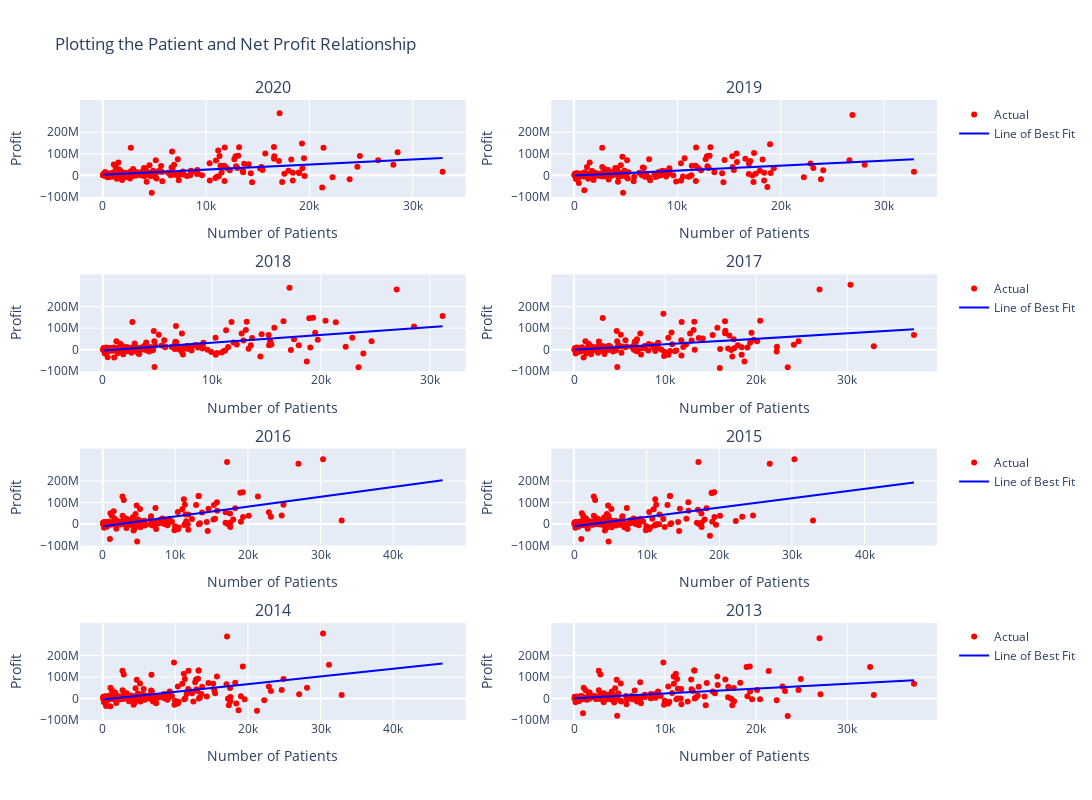

The cell this chart's notebook holds for it:
### Markdown cell above
Code

### Code cell
financePatient = financePatient.dropna()

# Names of the Hospitals in any given year
financePatient2020 = financePatient.loc[(financePatient["Profit2020"] < 300000000) & (financePatient["Profit2020"] > -200000000)]["Hospital2020"].tolist()
financePatient2019 = financePatient.loc[(financePatient["Profit2019"] < 300000000) & (financePatient["Profit2019"] > -200000000)]["Hospital2019"].tolist()
financePatient2018 = financePatient.loc[(financePatient["Profit2018"] < 300000000) & (financePatient["Profit2018"] > -200000000)]["Hospital2018"].tolist()
financePatient2017 = financePatient.loc[(financePatient["Profit2017"] < 300000000) & (financePatient["Profit2017"] > -200000000)]["Hospital2017"].tolist()
financePatient2016 = financePatient.loc[(financePatient["Profit2016"] < 300000000) & (financePatient["Profit2016"] > -200000000)]["Hospital2016"].tolist()
financePatient2015 = financePatient.loc[(financePatient["Profit2015"] < 300000000) & (financePatient["Profit2015"] > -200000000)]["Hospital2015"].tolist()
financePatient2014 = financePatient.loc[(financePatient["Profit2014"] < 300000000) & (financePatient["Profit2014"] > -200000000)]["Hospital2014"].tolist()
financePatient2013 = financePatient.loc[(financePatient["Profit2013"] < 300000000) & (financePatient["Profit2013"] > -200000000)]["Hospital2013"].tolist()

# Taking the union of all the sets (finding all hospitals in common)
hospitalsInCommon = list(set(financePatient2020) & set(financePatient2019) & set(financePatient2018) & set(financePatient2017) & set(financePatient2016) & set(financePatient2015) & set(financePatient2014) & set(financePatient2013))

# Fetching the Number of Patients, Net Patient Revenue, and Profit
for hospital in hospitalsInCommon:
    # Number of Patients
    patient2020.append(financePatient.loc[financePatient["Hospital2020"] == hospital].iloc[0,1])
    patient2019.append(financePatient.loc[financePatient["Hospital2019"] == hospital].iloc[0,1])
    patient2018.append(financePatient.loc[financePatient["Hospital2018"] == hospital].iloc[0,1])
    patient2017.append(financePatient.loc[financePatient["Hospital2017"] == hospital].iloc[0,1])
    patient2016.append(financePatient.loc[financePatient["Hospital2016"] == hospital].iloc[0,1])
    patient2015.append(financePatient.loc[financePatient["Hospital2015"] == hospital].iloc[0,1])
    patient2014.append(financePatient.loc[financePatient["Hospital2014"] == hospital].iloc[0,1])
    patient2013.append(financePatient.loc[financePatient["Hospital2013"] == hospital].iloc[0,1])

    # Net Patient Revenue
    pr2020.append(financePatient.loc[financePatient["Hospital2020"] == hospital].iloc[0,2])
    pr2019.append(financePatient.loc[financePatient["Hospital2019"] == hospital].iloc[0,2])
    pr2018.append(financePatient.loc[financePatient["Hospital2018"] == hospital].iloc[0,2])
    pr2017.append(financePatient.loc[financePatient["Hospital2017"] == hospital].iloc[0,2])
    pr2016.append(financePatient.loc[financePatient["Hospital2016"] == hospital].iloc[0,2])
    pr2015.append(financePatient.loc[financePatient["Hospital2015"] == hospital].iloc[0,2])
    pr2014.append(financePatient.loc[financePatient["Hospital2014"] == hospital].iloc[0,2])
    pr2013.append(financePatient.loc[financePatient["Hospital2013"] == hospital].iloc[0,2])

    # Profit
    profit2020.append(financePatient.loc[financePatient["Hospital2020"] == hospital].iloc[0,3])
    profit2019.append(financePatient.loc[financePatient["Hospital2019"] == hospital].iloc[0,3])
    profit2018.append(financePatient.loc[financePatient["Hospital2018"] == hospital].iloc[0,3])
    profit2017.append(financePatient.loc[financePatient["Hospital2017"] == hospital].iloc[0,3])
    profit2016.append(financePatient.loc[financePatient["Hospital2016"] == hospital].iloc[0,3])
    profit2015.append(financePatient.loc[financePatient["Hospital2015"] == hospital].iloc[0,3])
    profit2014.append(financePatient.loc[financePatient["Hospital2014"] == hospital].iloc[0,3])
    profit2013.append(financePatient.loc[financePatient["Hospital2013"] == hospital].iloc[0,3])

# Creating the Plots
fig = make_subplots(rows=4, cols=2, subplot_titles = ("2020", "2019", "2018", "2017", "2016", "2015", "2014", "2013"))

# Plotting 2020 Patient over Profit
x2020 = np.array(patient2020)
x2019 = np.array(patient2019)
x2018 = np.array(patient2018)
x2017 = np.array(patient2017)
x2016 = np.array(patient2016)
x2015 = np.array(patient2015)
x2014 = np.array(patient2014)
x2013 = np.array(patient2013)

y2020 = np.array(profit2020)
y2019 = np.array(profit2019)
y2018 = np.array(profit2018)
y2017 = np.array(profit2017)
y2016 = np.array(profit2016)
y2015 = np.array(profit2015)
y2014 = np.array(profit2014)
y2013 = np.array(profit2013)

m2020, b2020 = np.polyfit(x2020,y2020,1)
m2019, b2019 = np.polyfit(x2019,y2019,1)
m2018, b2018 = np.polyfit(x2018,y2018,1)
m2017, b2017 = np.polyfit(x2017,y2017,1)
m2016, b2016 = np.polyfit(x2016,y2016,1)
m2015, b2015 = np.polyfit(x2015,y2015,1)
m2014, b2014 = np.polyfit(x2014,y2014,1)
m2013, b2013 = np.polyfit(x2013,y2013,1)

predictionList.append([m2020,b2020])
predictionList.append([m2019,b2019])
predictionList.append([m2018,b2018])
predictionList.append([m2017,b2017])
predictionList.append([m2016,b2016])
predictionList.append([m2015,b2015])
predictionList.append([m2014,b2014])
predictionList.append([m2013,b2013])

# Drawing Line of Best Fit

ppr2020 = go.Scatter(x = patient2020, y = profit2020, mode = "markers", marker = dict(color = "red"), legendgroup = "1", name = "Actual")
ppr2019 = go.Scatter(x = patient2019, y = profit2019, mode = "markers", marker = dict(color = "red"), showlegend = False)
ppr2018 = go.Scatter(x = patient2018, y = profit2018, mode = "markers", marker = dict(color = "red"), legendgroup = "3", name = "Actual")
ppr2017 = go.Scatter(x = patient2017, y = profit2017, mode = "markers", marker = dict(color = "red"), showlegend = False)
ppr2016 = go.Scatter(x = patient2016, y = profit2016, mode = "markers", marker = dict(color = "red"), legendgroup = "5", name = "Actual")
ppr2015 = go.Scatter(x = patient2015, y = profit2015, mode = "markers", marker = dict(color = "red"), showlegend = False)
ppr2014 = go.Scatter(x = patient2014, y = profit2014, mode = "markers", marker = dict(color = "red"), legendgroup = "7", name = "Actual")
ppr2013 = go.Scatter(x = patient2013, y = profit2013, mode = "markers", marker = dict(color = "red"), showlegend = False)

pprline2020 = go.Scatter(x=x2020, y=m2020*x2020+b2020, mode="lines", line = dict(color = "blue"), legendgroup = "1", name = "Line of Best Fit")
pprline2019 = go.Scatter(x=x2019, y=m2019*x2019+b2019, mode="lines", line = dict(color = "blue"), showlegend = False)
pprline2018 = go.Scatter(x=x2018, y=m2018*x2018+b2018, mode="lines", line = dict(color = "blue"), legendgroup = "3", name = "Line of Best Fit")
pprline2017 = go.Scatter(x=x2017, y=m2017*x2017+b2017, mode="lines", line = dict(color = "blue"), showlegend = False)
pprline2016 = go.Scatter(x=x2016, y=m2016*x2016+b2016, mode="lines", line = dict(color = "blue"), legendgroup = "5", name = "Line of Best Fit")
pprline2015 = go.Scatter(x=x2015, y=m2015*x2015+b2015, mode="lines", line = dict(color = "blue"), showlegend = False)
pprline2014 = go.Scatter(x=x2014, y=m2014*x2014+b2014, mode="lines", line = dict(color = "blue"), legendgroup = "7", name = "Line of Best Fit")
pprline2013 = go.Scatter(x=x2013, y=m2013*x2013+b2013, mode="lines", line = dict(color = "blue"), showlegend = False)

fig.append_trace(ppr2020, row=1, col=1)
fig.append_trace(ppr2019, row=1, col=2)
fig.append_trace(ppr2018, row=2, col=1)
fig.append_trace(ppr2017, row=2, col=2)
fig.append_trace(ppr2016, row=3, col=1)
fig.append_trace(ppr2015, row=3, col=2)
fig.append_trace(ppr2014, row=4, col=1)
fig.append_trace(ppr2013, row=4, col=2)

fig.append_trace(pprline2020, row=1, col=1)
fig.append_trace(pprline2019, row=1, col=2)
fig.append_trace(pprline2018, row=2, col=1)
fig.append_trace(pprline2017, row=2, col=2)
fig.append_trace(pprline2016, row=3, col=1)
fig.append_trace(pprline2015, row=3, col=2)
fig.append_trace(pprline2014, row=4, col=1)
fig.append_trace(pprline2013, row=4, col=2)

fig.update_layout(title = "Plotting the Patient and Net Profit Relationship", width = 1600, height = 800, xaxis1_title = "Number of Patients", yaxis1_title = "Profit", xaxis2_title = "Number of Patients", yaxis2_title = "Profit", xaxis3_title = "Number of Patients", yaxis3_title = "Profit", xaxis4_title = "Number of Patients", yaxis4_title = "Profit", xaxis5_title = "Number of Patients", yaxis5_title = "Profit", xaxis6_title = "Number of Patients", yaxis6_title = "Profit", xaxis7_title = "Number of Patients", yaxis7_title = "Profit", xaxis8_title = "Number of Patients", yaxis8_title = "Profit", legend_tracegroupgap = 136)
fig.update_yaxes(tickvals=[-100000000, 0, 100000000, 200000000, 3000000000], range = [-100000000, 350000000])

fig.show()

# Displaying the line of best fit equations
for val in predictionList:
    if val[1] < 0:
        print(str(val[0])+"x - " + str(-val[1]))
    else:
        print(str(val[0])+"x + " + str(val[1]))

### Figure 1 — Plotly figure (JSON) as saved in the notebook; plotly's stock layout.template omitted (floating-point values rounded to 4 significant figures; data arrays with more than 128 entries replaced by an {"elided": "..."} marker saying what was removed)
{"data": [{"legendgroup": "1", "marker": {"color": "red"}, "mode": "markers", "name": "Actual", "type": "scatter", "x": {"elided": "206 int values"}, "xaxis": "x", "y": {"elided": "206 int values"}, "yaxis": "y"}, {"marker": {"color": "red"}, "mode": "markers", "showlegend": false, "type": "scatter", "x": {"elided": "206 int values"}, "xaxis": "x2", "y": {"elided": "206 int values"}, "yaxis": "y2"}, {"legendgroup": "3", "marker": {"color": "red"}, "mode": "markers", "name": "Actual", "type": "scatter", "x": {"elided": "206 int values"}, "xaxis": "x3", "y": {"elided": "206 int values"}, "yaxis": "y3"}, {"marker": {"color": "red"}, "mode": "markers", "showlegend": false, "type": "scatter", "x": {"elided": "206 int values"}, "xaxis": "x4", "y": {"elided": "206 int values"}, "yaxis": "y4"}, {"legendgroup": "5", "marker": {"color": "red"}, "mode": "markers", "name": "Actual", "type": "scatter", "x": {"elided": "206 int values"}, "xaxis": "x5", "y": {"elided": "206 int values"}, "yaxis": "y5"}, {"marker": {"color": "red"}, "mode": "markers", "showlegend": false, "type": "scatter", "x": {"elided": "206 int values"}, "xaxis": "x6", "y": {"elided": "206 int values"}, "yaxis": "y6"}, {"legendgroup": "7", "marker": {"color": "red"}, "mode": "markers", "name": "Actual", "type": "scatter", "x": {"elided": "206 int values"}, "xaxis": "x7", "y": {"elided": "206 int values"}, "yaxis": "y7"}, {"marker": {"color": "red"}, "mode": "markers", "showlegend": false, "type": "scatter", "x": {"elided": "206 int values"}, "xaxis": "x8", "y": {"elided": "206 int values"}, "yaxis": "y8"}, {"legendgroup": "1", "line": {"color": "blue"}, "mode": "lines", "name": "Line of Best Fit", "type": "scatter", "x": {"elided": "206 int values"}, "xaxis": "x", "y": {"elided": "206 float values"}, "yaxis": "y"}, {"line": {"color": "blue"}, "mode": "lines", "showlegend": false, "type": "scatter", "x": {"elided": "206 int values"}, "xaxis": "x2", "y": {"elided": "206 float values"}, "yaxis": "y2"}, {"legendgroup": "3", "line": {"color": "blue"}, "mode": "lines", "name": "Line of Best Fit", "type": "scatter", "x": {"elided": "206 int values"}, "xaxis": "x3", "y": {"elided": "206 float values"}, "yaxis": "y3"}, {"line": {"color": "blue"}, "mode": "lines", "showlegend": false, "type": "scatter", "x": {"elided": "206 int values"}, "xaxis": "x4", "y": {"elided": "206 float values"}, "yaxis": "y4"}, {"legendgroup": "5", "line": {"color": "blue"}, "mode": "lines", "name": "Line of Best Fit", "type": "scatter", "x": {"elided": "206 int values"}, "xaxis": "x5", "y": {"elided": "206 float values"}, "yaxis": "y5"}, {"line": {"color": "blue"}, "mode": "lines", "showlegend": false, "type": "scatter", "x": {"elided": "206 int values"}, "xaxis": "x6", "y": {"elided": "206 float values"}, "yaxis": "y6"}, {"legendgroup": "7", "line": {"color": "blue"}, "mode": "lines", "name": "Line of Best Fit", "type": "scatter", "x": {"elided": "206 int values"}, "xaxis": "x7", "y": {"elided": "206 float values"}, "yaxis": "y7"}, {"line": {"color": "blue"}, "mode": "lines", "showlegend": false, "type": "scatter", "x": {"elided": "206 int values"}, "xaxis": "x8", "y": {"elided": "206 float values"}, "yaxis": "y8"}], "layout": {"annotations": [{"font": {"size": 16}, "showarrow": false, "text": "2020", "x": 0.225, "xanchor": "center", "xref": "paper", "y": 1, "yanchor": "bottom", "yref": "paper"}, {"font": {"size": 16}, "showarrow": false, "text": "2019", "x": 0.775, "xanchor": "center", "xref": "paper", "y": 1, "yanchor": "bottom", "yref": "paper"}, {"font": {"size": 16}, "showarrow": false, "text": "2018", "x": 0.225, "xanchor": "center", "xref": "paper", "y": 0.7188, "yanchor": "bottom", "yref": "paper"}, {"font": {"size": 16}, "showarrow": false, "text": "2017", "x": 0.775, "xanchor": "center", "xref": "paper", "y": 0.7188, "yanchor": "bottom", "yref": "paper"}, {"font": {"size": 16}, "showarrow": false, "text": "2016", "x": 0.225, "xanchor": "center", "xref": "paper", "y": 0.4375, "yanchor": "bottom", "yref": "paper"}, {"font": {"size": 16}, "showarrow": false, "text": "2015", "x": 0.775, "xanchor": "center", "xref": "paper", "y": 0.4375, "yanchor": "bottom", "yref": "paper"}, {"font": {"size": 16}, "showarrow": false, "text": "2014", "x": 0.225, "xanchor": "center", "xref": "paper", "y": 0.1562, "yanchor": "bottom", "yref": "paper"}, {"font": {"size": 16}, "showarrow": false, "text": "2013", "x": 0.775, "xanchor": "center", "xref": "paper", "y": 0.1562, "yanchor": "bottom", "yref": "paper"}], "height": 800, "legend": {"tracegroupgap": 136}, "title": {"text": "Plotting the Patient and Net Profit Relationship"}, "width": 1600, "xaxis": {"anchor": "y", "domain": [0, 0.45], "title": {"text": "Number of Patients"}}, "xaxis2": {"anchor": "y2", "domain": [0.55, 1], "title": {"text": "Number of Patients"}}, "xaxis3": {"anchor": "y3", "domain": [0, 0.45], "title": {"text": "Number of Patients"}}, "xaxis4": {"anchor": "y4", "domain": [0.55, 1], "title": {"text": "Number of Patients"}}, "xaxis5": {"anchor": "y5", "domain": [0, 0.45], "title": {"text": "Number of Patients"}}, "xaxis6": {"anchor": "y6", "domain": [0.55, 1], "title": {"text": "Number of Patients"}}, "xaxis7": {"anchor": "y7", "domain": [0, 0.45], "title": {"text": "Number of Patients"}}, "xaxis8": {"anchor": "y8", "domain": [0.55, 1], "title": {"text": "Number of Patients"}}, "yaxis": {"anchor": "x", "domain": [0.8438, 1], "range": [-100000000, 350000000], "tickvals": [-100000000, 0, 100000000, 200000000, 3000000000], "title": {"text": "Profit"}}, "yaxis2": {"anchor": "x2", "domain": [0.8438, 1], "range": [-100000000, 350000000], "tickvals": [-100000000, 0, 100000000, 200000000, 3000000000], "title": {"text": "Profit"}}, "yaxis3": {"anchor": "x3", "domain": [0.5625, 0.7188], "range": [-100000000, 350000000], "tickvals": [-100000000, 0, 100000000, 200000000, 3000000000], "title": {"text": "Profit"}}, "yaxis4": {"anchor": "x4", "domain": [0.5625, 0.7188], "range": [-100000000, 350000000], "tickvals": [-100000000, 0, 100000000, 200000000, 3000000000], "title": {"text": "Profit"}}, "yaxis5": {"anchor": "x5", "domain": [0.2812, 0.4375], "range": [-100000000, 350000000], "tickvals": [-100000000, 0, 100000000, 200000000, 3000000000], "title": {"text": "Profit"}}, "yaxis6": {"anchor": "x6", "domain": [0.2812, 0.4375], "range": [-100000000, 350000000], "tickvals": [-100000000, 0, 100000000, 200000000, 3000000000], "title": {"text": "Profit"}}, "yaxis7": {"anchor": "x7", "domain": [0, 0.1562], "range": [-100000000, 350000000], "tickvals": [-100000000, 0, 100000000, 200000000, 3000000000], "title": {"text": "Profit"}}, "yaxis8": {"anchor": "x8", "domain": [0, 0.1562], "range": [-100000000, 350000000], "tickvals": [-100000000, 0, 100000000, 200000000, 3000000000], "title": {"text": "Profit"}}}}
